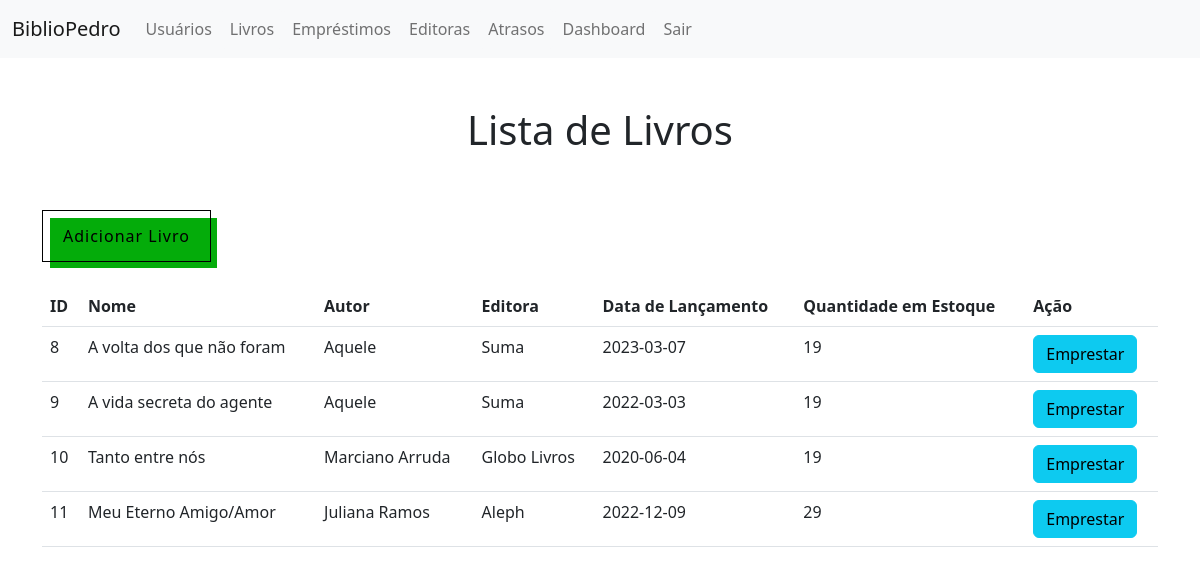
Page /ProjetoWDA/livros.php (signed in) on the earlier database version.
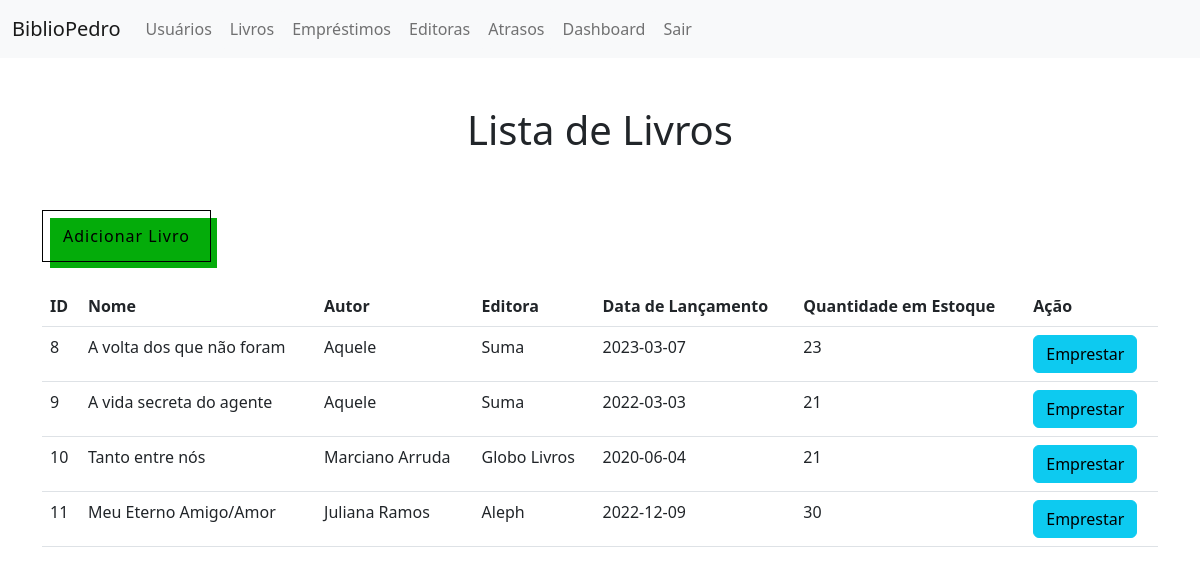
Same page on the later database version.
### tables this page shows
CREATE TABLE `livros` (
  `id` int(11) NOT NULL,
  `nome` text DEFAULT NULL,
  `autor` text DEFAULT NULL,
  `editora` text DEFAULT NULL,
  `data_lancamento` date DEFAULT NULL,
  `estoque` int(11) DEFAULT NULL
);

### ProjetoWDA/livros.php (the view, shortened to what this page needs)
<!DOCTYPE html>
<html>
<head>
	<link rel="stylesheet" href="css/bootstrap.min.css">
	<link rel="stylesheet" href="style.css">
</head>
<body>
<nav class="navbar navbar-expand-lg bg-light">
        <div class="container-fluid">
          <a class="navbar-brand" href="index.html">BiblioPedro</a>
          <div class="collapse navbar-collapse" id="navbarNavAltMarkup">
            <div class="navbar-nav">
              <a class="nav-link btn btn-light" href="usuarios.php">Usuários</a>
			  <a class="nav-link btn btn-light" href="livros.php">Livros</a>
			  <a class="nav-link btn btn-light" href="emprestimos.php">Empréstimos</a>
			  <a class="nav-link btn btn-light" href="editoras.php">Editoras</a>
			  <a class="nav-link btn btn-light" href="atrasos.php">Atrasos</a>
			  <a class="nav-link btn btn-light" href="dashboard.php" class="dashboard-button">Dashboard</a>
			  <a class="nav-link btn btn-light" href="logout.php">Sair</a>
            </div>
          </div>
        </div>
      </nav>
	  <br><br>
	<center><h1>Lista de Livros</h1></center><br><br>
	<div class="container">
	<a href="adicionarlivro.php"><button type="button" class="button-background-move">Adicionar Livro</button></a><br><br>
	<table class="table">
		<tr>
			<th>ID</th>
			<th>Nome</th>
			<th>Autor</th>
			<th>Editora</th>
			<th>Data de Lançamento</th>
			<th>Quantidade em Estoque</th>
			<th>Ação</th>
		</tr>
		<?php
			include 'conexao.php';
			$sql = "SELECT * FROM livros";
			$result = $conn->query($sql);
			while($row = $result->fetch_assoc()) {
				echo "<tr>";
				echo "<td>".$row["id"]."</td>";
				echo "<td>".$row["nome"]."</td>";
				echo "<td>".$row["autor"]."</td>";
				echo "<td>".$row["editora"]."</td>";
				echo "<td>".$row["data_lancamento"]."</td>";
				echo "<td>".$row["estoque"]."</td>";
				echo "<td><a href='emprestar.php?id=".$row["id"]."' class='btn btn-info'>Emprestar</a></td>";
				echo "</tr>";
			}
		?>
	</table>
	</div>
</body>
</html>

Differences in the rows shown:
changed livros "A volta dos que não foram": estoque "19" → "23"
changed livros "A vida secreta do agente": estoque "19" → "21"
changed livros "Tanto entre nós": estoque "19" → "21"
changed livros "Meu Eterno Amigo/Amor": estoque "29" → "30"
